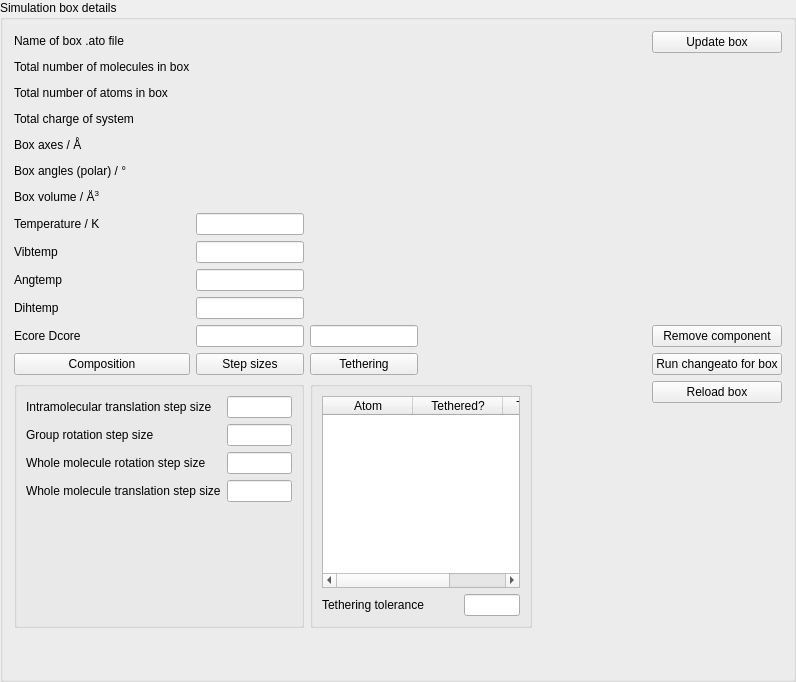
               <widget class="QGroupBox" name="detailsGrpBox">
                <property name="sizePolicy">
                 <sizepolicy hsizetype="Preferred" vsizetype="Preferred">
                  <horstretch>0</horstretch>
                  <verstretch>1</verstretch>
                 </sizepolicy>
                </property>
                <property name="title">
                 <string>Simulation box details</string>
                </property>
                <layout class="QHBoxLayout" name="horizontalLayout_17">
                 <item>
                  <layout class="QGridLayout" name="gridLayout_9" columnstretch="4,4,4,4,4">
                   <item row="14" column="0">
                    <spacer name="verticalSpacer_13">
                     <property name="orientation">
                      <enum>Qt::Vertical</enum>
                     </property>
                     <property name="sizeHint" stdset="0">
                      <size>
                       <width>20</width>
                       <height>40</height>
                      </size>
                     </property>
                    </spacer>
                   </item>
                   <item row="4" column="4">
                    <widget class="QLabel" name="label_18">
                     <property name="sizePolicy">
                      <sizepolicy hsizetype="Preferred" vsizetype="Preferred">
                       <horstretch>1</horstretch>
                       <verstretch>0</verstretch>
                      </sizepolicy>
                     </property>
                     <property name="text">
                      <string/>
                     </property>
                    </widget>
                   </item>
                   <item row="5" column="4">
                    <widget class="QLabel" name="label_37">
                     <property name="sizePolicy">
                      <sizepolicy hsizetype="Preferred" vsizetype="Preferred">
                       <horstretch>1</horstretch>
                       <verstretch>0</verstretch>
                      </sizepolicy>
                     </property>
                     <property name="text">
                      <string/>
                     </property>
                    </widget>
                   </item>
                   <item row="4" column="0">
                    <widget class="QLabel" name="boxAtoLengthLabel">
                     <property name="sizePolicy">
                      <sizepolicy hsizetype="Preferred" vsizetype="Preferred">
                       <horstretch>0</horstretch>
                       <verstretch>0</verstretch>
                      </sizepolicy>
                     </property>
                     <property name="minimumSize">
                      <size>
                       <width>0</width>
                       <height>20</height>
                      </size>
                     </property>
                     <property name="text">
                      <string>Box axes / Å</string>
                     </property>
                    </widget>
                   </item>
                   <item row="4" column="3">
                    <widget class="QLabel" name="boxAtoLengthC">
                     <property name="sizePolicy">
                      <sizepolicy hsizetype="Preferred" vsizetype="Preferred">
                       <horstretch>1</horstretch>
                       <verstretch>0</verstretch>
                      </sizepolicy>
                     </property>
                     <property name="minimumSize">
                      <size>
                       <width>0</width>
                       <height>0</height>
                      </size>
                     </property>
                     <property name="text">
                      <string/>
                     </property>
                    </widget>
                   </item>
                   <item row="5" column="0">
                    <widget class="QLabel" name="label_36">
                     <property name="sizePolicy">
                      <sizepolicy hsizetype="Preferred" vsizetype="Preferred">
                       <horstretch>0</horstretch>
                       <verstretch>0</verstretch>
                      </sizepolicy>
                     </property>
                     <property name="minimumSize">
                      <size>
                       <width>0</width>
                       <height>20</height>
                      </size>
                     </property>
                     <property name="text">
                      <string>Box angles (polar) / °</string>
                     </property>
                    </widget>
                   </item>
                   <item row="3" column="0">
                    <widget class="QLabel" name="boxAtoChargeLabel">
                     <property name="sizePolicy">
                      <sizepolicy hsizetype="Preferred" vsizetype="Preferred">
                       <horstretch>0</horstretch>
                       <verstretch>0</verstretch>
                      </sizepolicy>
                     </property>
                     <property name="minimumSize">
                      <size>
                       <width>0</width>
                       <height>20</height>
                      </size>
                     </property>
                     <property name="text">
                      <string>Total charge of system</string>
                     </property>
                    </widget>
                   </item>
                   <item row="1" column="0">
                    <widget class="QLabel" name="boxAtoMolsLabel">
                     <property name="sizePolicy">
                      <sizepolicy hsizetype="Preferred" vsizetype="Preferred">
                       <horstretch>0</horstretch>
                       <verstretch>0</verstretch>
                      </sizepolicy>
                     </property>
                     <property name="minimumSize">
                      <size>
                       <width>0</width>
                       <height>20</height>
                      </size>
                     </property>
                     <property name="text">
                      <string>Total number of molecules in box</string>
                     </property>
                    </widget>
                   </item>
                   <item row="2" column="0">
                    <widget class="QLabel" name="label_53">
                     <property name="minimumSize">
                      <size>
                       <width>0</width>
                       <height>20</height>
                      </size>
                     </property>
                     <property name="text">
                      <string>Total number of atoms in box</string>
                     </property>
                    </widget>
                   </item>
                   <item row="2" column="1">
                    <widget class="QLabel" name="boxAtoAtoms">
                     <property name="text">
                      <string/>
                     </property>
                    </widget>
                   </item>
                   <item row="3" column="1">
                    <widget class="QLabel" name="boxAtoCharge">
                     <property name="sizePolicy">
                      <sizepolicy hsizetype="Preferred" vsizetype="Preferred">
                       <horstretch>7</horstretch>
                       <verstretch>0</verstretch>
                      </sizepolicy>
                     </property>
                     <property name="text">
                      <string/>
                     </property>
                    </widget>
                   </item>
                   <item row="1" column="1">
                    <widget class="QLabel" name="boxAtoMols">
                     <property name="sizePolicy">
                      <sizepolicy hsizetype="Preferred" vsizetype="Preferred">
                       <horstretch>7</horstretch>
                       <verstretch>0</verstretch>
                      </sizepolicy>
                     </property>
                     <property name="text">
                      <string/>
                     </property>
                    </widget>
                   </item>
                   <item row="6" column="1">
                    <widget class="QLabel" name="boxAtoVol">
                     <property name="sizePolicy">
                      <sizepolicy hsizetype="Preferred" vsizetype="Preferred">
                       <horstretch>1</horstretch>
                       <verstretch>0</verstretch>
                      </sizepolicy>
                     </property>
                     <property name="minimumSize">
                      <size>
                       <width>0</width>
                       <height>20</height>
                      </size>
                     </property>
                     <property name="text">
                      <string/>
                     </property>
                    </widget>
                   </item>
                   <item row="0" column="0">
                    <widget class="QLabel" name="boxAtoNameLabel">
                     <property name="sizePolicy">
                      <sizepolicy hsizetype="Preferred" vsizetype="Preferred">
                       <horstretch>0</horstretch>
                       <verstretch>0</verstretch>
                      </sizepolicy>
                     </property>
                     <property name="minimumSize">
                      <size>
                       <width>0</width>
                       <height>20</height>
                      </size>
                     </property>
                     <property name="text">
                      <string>Name of box .ato file</string>
                     </property>
                    </widget>
                   </item>
                   <item row="0" column="1">
                    <widget class="QLabel" name="boxAtoLabel">
                     <property name="sizePolicy">
                      <sizepolicy hsizetype="Preferred" vsizetype="Preferred">
                       <horstretch>7</horstretch>
                       <verstretch>0</verstretch>
                      </sizepolicy>
                     </property>
                     <property name="text">
                      <string/>
                     </property>
                    </widget>
                   </item>
                   <item row="7" column="0">
                    <widget class="QLabel" name="label_6">
                     <property name="sizePolicy">
                      <sizepolicy hsizetype="Preferred" vsizetype="Preferred">
                       <horstretch>0</horstretch>
                       <verstretch>0</verstretch>
                      </sizepolicy>
                     </property>
                     <property name="text">
                      <string>Temperature / K</string>
                     </property>
                    </widget>
                   </item>
                   <item row="7" column="1">
                    <widget class="QLineEdit" name="temperatureLineEdit">
                     <property name="text">
                      <string/>
                     </property>
                    </widget>
                   </item>
                   <item row="8" column="0">
                    <widget class="QLabel" name="label_7">
                     <property name="sizePolicy">
                      <sizepolicy hsizetype="Preferred" vsizetype="Preferred">
                       <horstretch>0</horstretch>
                       <verstretch>0</verstretch>
                      </sizepolicy>
                     </property>
                     <property name="text">
                      <string>Vibtemp</string>
                     </property>
                    </widget>
                   </item>
                   <item row="8" column="1">
                    <widget class="QLineEdit" name="vibtempLineEdit">
                     <property name="text">
                      <string/>
                     </property>
                    </widget>
                   </item>
                   <item row="9" column="0">
                    <widget class="QLabel" name="label_8">
                     <property name="sizePolicy">
                      <sizepolicy hsizetype="Preferred" vsizetype="Preferred">
                       <horstretch>0</horstretch>
                       <verstretch>0</verstretch>
                      </sizepolicy>
                     </property>
                     <property name="text">
                      <string>Angtemp</string>
                     </property>
                    </widget>
                   </item>
                   <item row="9" column="1">
                    <widget class="QLineEdit" name="angtempLineEdit">
                     <property name="text">
                      <string/>
                     </property>
                    </widget>
                   </item>
                   <item row="10" column="1">
                    <widget class="QLineEdit" name="dihtempLineEdit">
                     <property name="text">
                      <string/>
                     </property>
                    </widget>
                   </item>
                   <item row="11" column="0">
                    <widget class="QLabel" name="label_10">
                     <property name="sizePolicy">
                      <sizepolicy hsizetype="Preferred" vsizetype="Preferred">
                       <horstretch>0</horstretch>
                       <verstretch>0</verstretch>
                      </sizepolicy>
                     </property>
                     <property name="text">
                      <string>Ecore Dcore</string>
                     </property>
                    </widget>
                   </item>
                   <item row="11" column="1">
                    <widget class="QLineEdit" name="ecoreLineEdit">
                     <property name="sizePolicy">
                      <sizepolicy hsizetype="Expanding" vsizetype="Fixed">
                       <horstretch>1</horstretch>
                       <verstretch>0</verstretch>
                      </sizepolicy>
                     </property>
                    </widget>
                   </item>
                   <item row="11" column="2">
                    <widget class="QLineEdit" name="dcoreLineEdit">
                     <property name="sizePolicy">
                      <sizepolicy hsizetype="Expanding" vsizetype="Fixed">
                       <horstretch>7</horstretch>
                       <verstretch>0</verstretch>
                      </sizepolicy>
                     </property>
                    </widget>
                   </item>
                   <item row="10" column="0">
                    <widget class="QLabel" name="label_9">
                     <property name="sizePolicy">
                      <sizepolicy hsizetype="Preferred" vsizetype="Preferred">
                       <horstretch>0</horstretch>
                       <verstretch>0</verstretch>
                      </sizepolicy>
                     </property>
                     <property name="text">
                      <string>Dihtemp</string>
                     </property>
                    </widget>
                   </item>
                   <item row="13" column="0" colspan="2">
                    <widget class="QGroupBox" name="SSgrpBox">
                     <property name="title">
                      <string/>
                     </property>
                     <layout class="QGridLayout" name="gridLayout_2">
                      <item row="3" column="1">
                       <widget class="QLineEdit" name="molTransSSLineEdit">
                        <property name="text">
                         <string/>
                        </property>
                       </widget>
                      </item>
                      <item row="3" column="0">
                       <widget class="QLabel" name="label_29">
                        <property name="text">
                         <string>Whole molecule translation step size</string>
                        </property>
                       </widget>
                      </item>
                      <item row="0" column="0">
                       <widget class="QLabel" name="label_35">
                        <property name="text">
                         <string>Intramolecular translation step size</string>
                        </property>
                       </widget>
                      </item>
                      <item row="1" column="0">
                       <widget class="QLabel" name="label_31">
                        <property name="text">
                         <string>Group rotation step size</string>
                        </property>
                       </widget>
                      </item>
                      <item row="2" column="1">
                       <widget class="QLineEdit" name="molRotSSLineEdit">
                        <property name="text">
                         <string/>
                        </property>
                       </widget>
                      </item>
                      <item row="2" column="0">
                       <widget class="QLabel" name="label_30">
                        <property name="text">
                         <string>Whole molecule rotation step size</string>
                        </property>
                       </widget>
                      </item>
                      <item row="0" column="1">
                       <widget class="QLineEdit" name="intraTransSSLineEdit">
                        <property name="text">
                         <string/>
                        </property>
                       </widget>
                      </item>
                      <item row="1" column="1">
                       <widget class="QLineEdit" name="grpRotSSLineEdit">
                        <property name="text">
                         <string/>
                        </property>
                       </widget>
                      </item>
                      <item row="4" column="0">
                       <spacer name="verticalSpacer_11">
                        <property name="orientation">
                         <enum>Qt::Vertical</enum>
                        </property>
                        <property name="sizeHint" stdset="0">
                         <size>
                          <width>20</width>
                          <height>40</height>
                         </size>
                        </property>
                       </spacer>
                      </item>
                     </layout>
                    </widget>
                   </item>
                   <item row="12" column="2">
                    <widget class="QPushButton" name="tetherButton">
                     <property name="text">
                      <string>Tethering</string>
                     </property>
                    </widget>
                   </item>
                   <item row="13" column="2" colspan="2">
                    <widget class="QGroupBox" name="tetherGrpBox">
                     <property name="title">
                      <string/>
                     </property>
                     <layout class="QVBoxLayout" name="verticalLayout_15">
                      <item>
                       <widget class="QTableWidget" name="atoTetherTable">
                        <property name="minimumSize">
                         <size>
                          <width>0</width>
                          <height>100</height>
                         </size>
                        </property>
                        <property name="maximumSize">
                         <size>
                          <width>16777215</width>
                          <height>16777215</height>
                         </size>
                        </property>
                        <attribute name="horizontalHeaderDefaultSectionSize">
                         <number>90</number>
                        </attribute>
                        <attribute name="verticalHeaderVisible">
                         <bool>false</bool>
                        </attribute>
                        <column>
                         <property name="text">
                          <string>Atom</string>
                         </property>
                        </column>
                        <column>
                         <property name="text">
                          <string>Tethered?</string>
                         </property>
                        </column>
                        <column>
                         <property name="text">
                          <string>Tether atom</string>
                         </property>
                        </column>
                       </widget>
                      </item>
                      <item>
                       <layout class="QHBoxLayout" name="horizontalLayout_23">
                        <item>
                         <widget class="QLabel" name="label_45">
                          <property name="text">
                           <string>Tethering tolerance          </string>
                          </property>
                         </widget>
                        </item>
                        <item>
                         <widget class="QLineEdit" name="atoTetherTolLineEdit"/>
                        </item>
                       </layout>
                      </item>
                     </layout>
                    </widget>
                   </item>
                   <item row="12" column="1">
                    <widget class="QPushButton" name="SSbutton">
                     <property name="text">
                      <string>Step sizes</string>
                     </property>
                    </widget>
                   </item>
                   <item row="12" column="0">
                    <widget class="QPushButton" name="boxCompositionButton">
                     <property name="text">
                      <string>Composition</string>
                     </property>
                    </widget>
                   </item>
                   <item row="4" column="2">
                    <widget class="QLabel" name="boxAtoLengthB">
                     <property name="sizePolicy">
                      <sizepolicy hsizetype="Preferred" vsizetype="Preferred">
                       <horstretch>1</horstretch>
                       <verstretch>0</verstretch>
                      </sizepolicy>
                     </property>
                     <property name="minimumSize">
                      <size>
                       <width>0</width>
                       <height>0</height>
                      </size>
                     </property>
                     <property name="text">
                      <string/>
                     </property>
                    </widget>
                   </item>
                   <item row="4" column="1">
                    <widget class="QLabel" name="boxAtoLengthA">
                     <property name="sizePolicy">
                      <sizepolicy hsizetype="Preferred" vsizetype="Preferred">
                       <horstretch>1</horstretch>
                       <verstretch>0</verstretch>
                      </sizepolicy>
                     </property>
                     <property name="text">
                      <string/>
                     </property>
                    </widget>
                   </item>
                   <item row="5" column="1">
                    <widget class="QLabel" name="boxAtoAxisA">
                     <property name="sizePolicy">
                      <sizepolicy hsizetype="Preferred" vsizetype="Preferred">
                       <horstretch>1</horstretch>
                       <verstretch>0</verstretch>
                      </sizepolicy>
                     </property>
                     <property name="minimumSize">
                      <size>
                       <width>0</width>
                       <height>20</height>
                      </size>
                     </property>
                     <property name="text">
                      <string/>
                     </property>
                    </widget>
                   </item>
                   <item row="5" column="3">
                    <widget class="QLabel" name="boxAtoAxisG">
                     <property name="sizePolicy">
                      <sizepolicy hsizetype="Preferred" vsizetype="Preferred">
                       <horstretch>1</horstretch>
                       <verstretch>0</verstretch>
                      </sizepolicy>
                     </property>
                     <property name="minimumSize">
                      <size>
                       <width>0</width>
                       <height>0</height>
                      </size>
                     </property>
                     <property name="text">
                      <string/>
                     </property>
                    </widget>
                   </item>
                   <item row="5" column="2">
                    <widget class="QLabel" name="boxAtoAxisB">
                     <property name="sizePolicy">
                      <sizepolicy hsizetype="Preferred" vsizetype="Preferred">
                       <horstretch>1</horstretch>
                       <verstretch>0</verstretch>
                      </sizepolicy>
                     </property>
                     <property name="minimumSize">
                      <size>
                       <width>0</width>
                       <height>0</height>
                      </size>
                     </property>
                     <property name="text">
                      <string/>
                     </property>
                    </widget>
                   </item>
                   <item row="6" column="0">
                    <widget class="QLabel" name="label_43">
                     <property name="text">
                      <string>&lt;html&gt;&lt;head/&gt;&lt;body&gt;&lt;p&gt;Box volume / Å&lt;span style=&quot; vertical-align:super;&quot;&gt;3&lt;/span&gt;&lt;/p&gt;&lt;/body&gt;&lt;/html&gt;</string>
                     </property>
                    </widget>
                   </item>
                  </layout>
                 </item>
                 <item>
                  <layout class="QVBoxLayout" name="verticalLayout_7">
                   <item>
                    <widget class="QPushButton" name="updateAtoFileButton">
                     <property name="sizePolicy">
                      <sizepolicy hsizetype="Minimum" vsizetype="Fixed">
                       <horstretch>0</horstretch>
                       <verstretch>1</verstretch>
                      </sizepolicy>
                     </property>
                     <property name="minimumSize">
                      <size>
                       <width>105</width>
                       <height>0</height>
                      </size>
                     </property>
                     <property name="text">
                      <string>Update box</string>
                     </property>
                    </widget>
                   </item>
                   <item>
                    <spacer name="verticalSpacer_14">
                     <property name="orientation">
                      <enum>Qt::Vertical</enum>
                     </property>
                     <property name="sizeHint" stdset="0">
                      <size>
                       <width>20</width>
                       <height>40</height>
                      </size>
                     </property>
                    </spacer>
                   </item>
                   <item>
                    <widget class="QPushButton" name="removeComponentButton">
                     <property name="text">
                      <string>Remove component</string>
                     </property>
                    </widget>
                   </item>
                   <item>
                    <widget class="QPushButton" name="atoEPSRButton">
                     <property name="minimumSize">
                      <size>
                       <width>0</width>
                       <height>20</height>
                      </size>
                     </property>
                     <property name="maximumSize">
                      <size>
                       <width>16777215</width>
                       <height>16777215</height>
                      </size>
                     </property>
                     <property name="layoutDirection">
                      <enum>Qt::LeftToRight</enum>
                     </property>
                     <property name="text">
                      <string>Run changeato for box</string>
                     </property>
                    </widget>
                   </item>
                   <item>
                    <widget class="QPushButton" name="reloadBoxButton">
                     <property name="text">
                      <string>Reload box</string>
                     </property>
                    </widget>
                   </item>
                   <item>
                    <spacer name="verticalSpacer_12">
                     <property name="orientation">
                      <enum>Qt::Vertical</enum>
                     </property>
                     <property name="sizeHint" stdset="0">
                      <size>
                       <width>20</width>
                       <height>40</height>
                      </size>
                     </property>
                    </spacer>
                   </item>
                  </layout>
                 </item>
                </layout>
               </widget>
